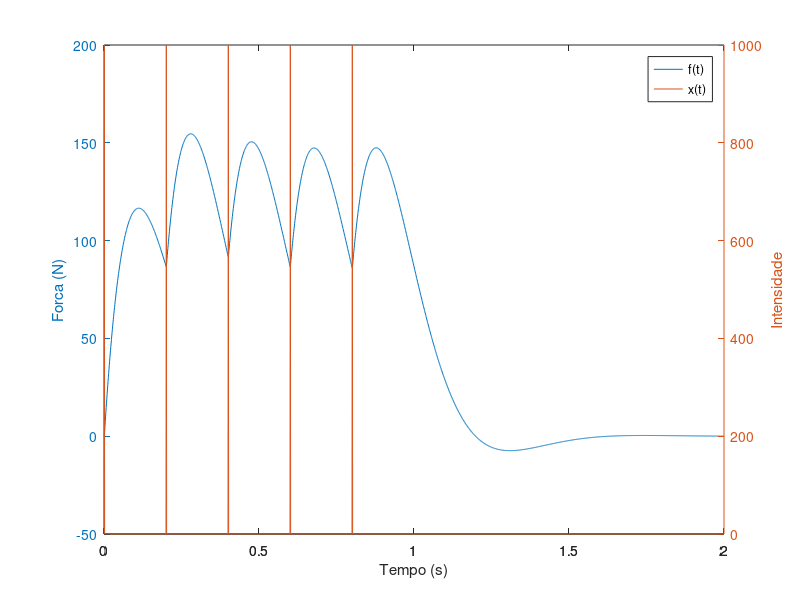

The MATLAB source for this figure:
%Entradas
frequencia = input('Insira a frequencia aplicada (em Hz): ');
pulsos = input('Insira a quantidade de pulsos aplicados: ');
te = (0:1e-3:2)';
u = zeros(size(te));
i = 2;

%Vetor contendo caracteres do RA
ra = [2,1,0,2,7,3,1,5];

%Frequencia natural (rad/s):
w = 10; 

%Coeficiente de amortecimento:
s = 0.6;

%Ganho (N/s):
b = 25;

%For para definir valores de constantes w, s e b:
for n = (1:8)
    if n<6
        if n<4
            w = w + 0.01*ra(n);
        elseif n == 4
            w = w + 0.01*ra(n);
            b = b + 0.01*ra(n); 
        else
            b = b + 0.01*ra(n); 
        end
    else
        s = s + 0.01*ra(n);
    end
end

%Elemento da posicao 2 do vetor u:
u(2) = 1000;

for j =(1:pulsos-1)
    i = i + 1000/frequencia;
    u(i) = 1000;
end

% Sistema
A = [0,1;-w^2,-2*w*s];
B = [0;b*(w^2)];
C = [1,0];
D = [0];
sys = ss(A,B,C,D);
[y, ts, x] = lsim(sys, u, te);

% Resultados
ax = plotyy(ts, y, te, u);
xlabel('Tempo (s)');
ylabel(ax(1),'Forca (N)');
ylabel(ax(2),'Intensidade');
legend('f(t)', 'x(t)');
